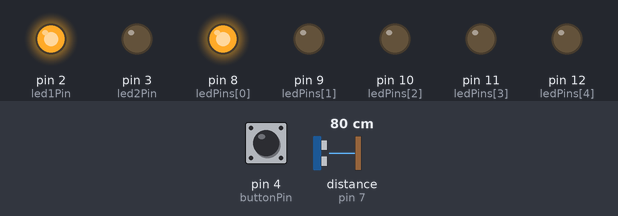
Bench run of a sketch on a simulated Arduino Uno, built with avr-gcc and run on an emulated ATmega328P. Parts: output pins drawn as LEDs (lit = HIGH). Wiring (inferred from the names in the program): ultrasonic range finder: trigger pin 6; echo pin 7. The test bench sets the inputs (shaded band); at power-on: pin 4 (buttonPin) HIGH, distance to the obstacle (sensor on pin 7) 80 cm. The echo pulse lasts 58.3 µs per cm; pins used as bus, display or sensor lines are not drawn; what the sketch prints to the serial monitor is not drawn.

Above: at 3.6 s.
3.7 s: pin 4 (buttonPin) pulled LOW for 3 s
At 4.5 s:
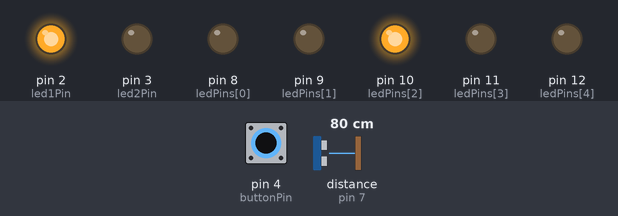
At 6.8 s:
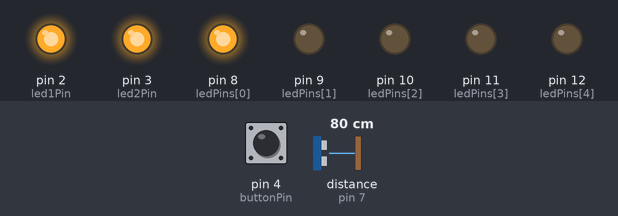
8.2 s: distance to the obstacle (sensor on pin 7) set to 250 cm
At 11.5 s:
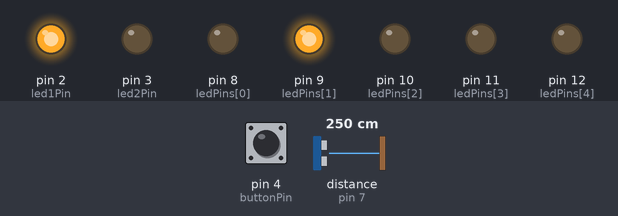
11.8 s: distance to the obstacle (sensor on pin 7) set to 2 cm
Timing chart, 0 to 21.4 s (numbered marks = the images above; inputs shaded):
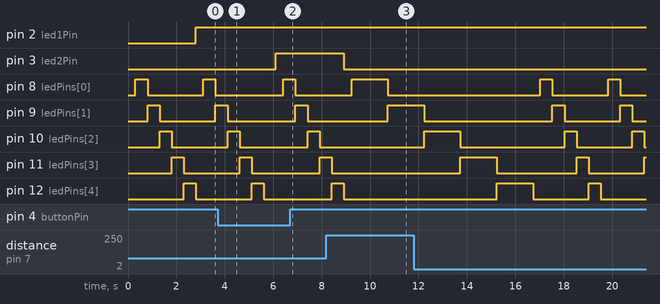

The sketch:

ej1y3.ino
```cpp
class examen{
  public:

    float distancia(int trigPin, int echoPin) {
      digitalWrite(trigPin, LOW);
      delayMicroseconds(2);
      digitalWrite(trigPin, HIGH);
      delayMicroseconds(10);
      digitalWrite(trigPin, LOW);
      float duracion = pulseIn(echoPin, HIGH);
      float distancia = duracion * 0.034 / 2;
      Serial.print("Distancia: ");
      Serial.println(distancia);
      Serial.print(" cm");
      delay(300);
      return distancia;
    }
};

class uno: public examen{
  public:
    int led1Pin = 2; // Pines
    int led2Pin = 3;
    int flag=0;
    int buttonPin = 4;

    int currentState = 0; // Variables para controlar el estado y el tiempo
    unsigned long previousMillis = 0;
    unsigned long interval = 1000;

    void crear1() {
      pinMode(led1Pin, OUTPUT); // Configurar los pines de los LEDs y el botón
      pinMode(led2Pin, OUTPUT);
      pinMode(buttonPin, INPUT);

      if (digitalRead(buttonPin)== LOW) { // Cambiar de estado si se detecta un cambio en el botón
        currentState++;
        if (currentState > 2) {
          currentState = 0;
        }
        delay(500); // Retardo para evitar lecturas múltiples rápidas del botón
      }

      switch (currentState) { // Realizar las acciones según el estado actual
        case 0:
          interval = 1000;
          if (millis() - previousMillis >= interval) {
            flag++;
            if(flag%2!=0){
            digitalWrite(led1Pin, HIGH);
            digitalWrite(led2Pin, LOW);
            }else{
            digitalWrite(led1Pin, LOW);
            digitalWrite(led2Pin, HIGH);
            }
            if(flag==100){
              flag=0;
            }
          previousMillis = millis();
          }
          break;
        case 1:
          interval = 2000;
          if (millis() - previousMillis >= interval) {
            flag++;
            if(flag%2!=0){
            digitalWrite(led1Pin, HIGH);
            digitalWrite(led2Pin, HIGH);
            }else{
            digitalWrite(led1Pin, LOW);
            digitalWrite(led2Pin, LOW);
            }
            if(flag==100){
            flag=0;
            }
          previousMillis = millis();
          }
          break;
        case 2:
          digitalWrite(led1Pin, LOW);
          digitalWrite(led2Pin, LOW);
          break;
      }
    }
};

class cinco: public examen{
  public:
    int trigPin = 6;
    int echoPin = 7;
    int numLeds = 5;
    int ledPins[5] = {8, 9, 10, 11, 12};
    int dist = 0;

    void write(int led, int temp){
      digitalWrite(led, HIGH);
      delay(temp);
      digitalWrite(led, LOW);
    }

    void secuencia(int temp){
      write(ledPins[0], temp);
      write(ledPins[1], temp);
      write(ledPins[2], temp);
      write(ledPins[3], temp);
      write(ledPins[4], temp);
    }

    void crear2(){
      for (int i = 0; i < numLeds; i++) {
        pinMode(ledPins[i], OUTPUT);
      }
      pinMode(trigPin, OUTPUT);
      pinMode(echoPin, INPUT);
      Serial.print(echoPin);
      dist = distancia(trigPin, echoPin);

      if (dist > 200){
        secuencia(1500);
      } else if (dist > 100){
        secuencia(1000);
      } else if (dist <= 100){
        secuencia(500);
      } else {
        secuencia(1500);
      }
    }

};
void setup() {
Serial.begin (9600);
}

void loop() {
  uno leds;
  cinco secu;
  leds.crear1();
  secu.crear2();
}
```

Measured:
- after the input at 3.7 s, pin 3 (led2Pin): LOW → HIGH after 2.4 s
- after the input at 8.2 s, pin 10 (ledPins[2]): stays LOW (without the input it goes to HIGH after 2.0 s); pin 11 (ledPins[3]): goes on until 8.4 s, then stays LOW; pin 12 (ledPins[4]): goes on until 8.9 s, then stays LOW
- by itself, pin 8 (ledPins[0]): alternates HIGH for 0.50 s and LOW for 2.3 s
- by itself, pin 10 (ledPins[2]): alternates HIGH for 0.50 s and LOW for 2.8 s
